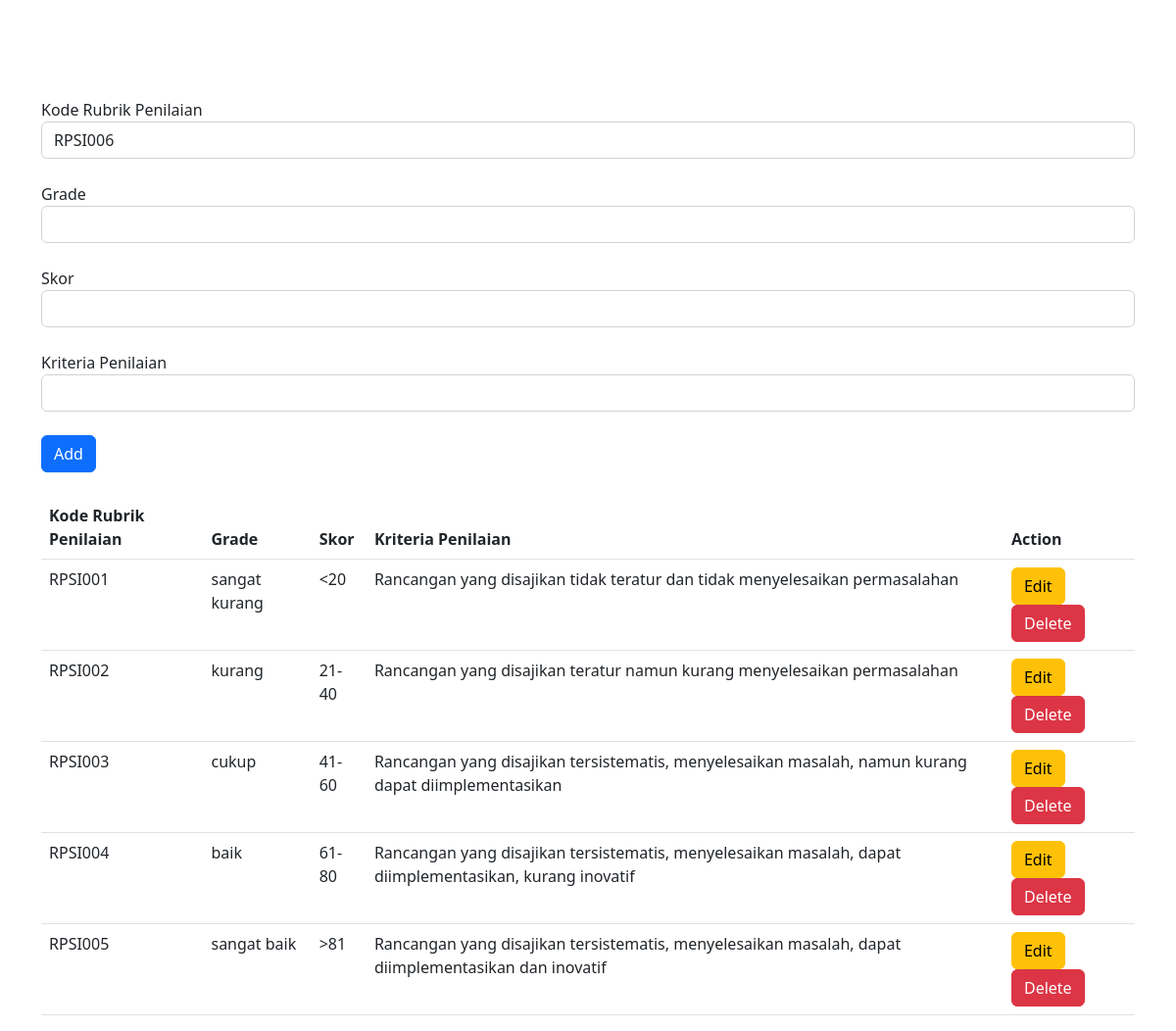
/rubrik_penilaian/rubrik_penilaian.php, run on the app's committed database.
### tables this page shows
CREATE TABLE `rubrik_penilaian` (
  `kd_rubrik` varchar(9) NOT NULL,
  `grade` varchar(13) NOT NULL,
  `skor` varchar(10) NOT NULL,
  `kriteria_penilaian` varchar(250) NOT NULL
);

### rubrik_penilaian/rubrik_penilaian.php (the view, shortened to what this page needs)
<?php
include '../koneksi.php';
$queryCount = "SELECT COUNT(*) AS count FROM rubrik_penilaian";
$sqlCount = mysqli_query($conn, $queryCount);
$count = mysqli_fetch_assoc($sqlCount)['count'];
do {
    $num_kode_rubrik = str_pad(++$count, 3, "0", STR_PAD_LEFT);
    $kode_kode_rubrik = "RPSI" . $num_kode_rubrik;
    $queryCheck = "SELECT * FROM rubrik_penilaian WHERE kd_rubrik = '$kode_kode_rubrik'";
    $sqlCheck = mysqli_query($conn, $queryCheck);
} while (mysqli_num_rows($sqlCheck) != 0);
?>
<!DOCTYPE html>
<html lang="en">
<head>
    <link href="https://cdn.jsdelivr.net/npm/bootstrap@5.2.3/dist/css/bootstrap.min.css" rel="stylesheet">
</head>
<body>
    <div class="container">
        <form action="./rubrik_penilaiansave.php" method="GET" name="form_rubrik">
            <label>Kode Rubrik Penilaian</label>
            <input type="text" name="kd_rubrik" id="kd_rubrik" value="<?= $kode_kode_rubrik; ?>" readonly class="form-control">
            <br>
            <label>Grade</label>
            <input type="text" name="grade" id="grade" class="form-control">
            <br>
            <label>Skor</label>
            <input type="text" name="skor" id="skor" class="form-control">
            <br>
            <label>Kriteria Penilaian</label>
            <input type="text" name="kriteria_penilaian" id="kriteria_penilaian" class="form-control">
            <br>
            <input type="submit" name="button" value="Add" id="button" class="btn btn-primary">
        </form>
        <br>
        <table class="table">
            <thead>
                <tr>
                    <th>Kode Rubrik Penilaian</th>
                    <th>Grade</th>
                    <th>Skor</th>
                    <th>Kriteria Penilaian</th>
                    <th>Action</th>
                </tr>
            </thead>
            <tbody>
                <?php
                $sqlRubrik = "SELECT * FROM rubrik_penilaian";
                $queryRubrik = mysqli_query($conn, $sqlRubrik) or die($sqlRubrik);
                while ($data = mysqli_fetch_array($queryRubrik)) {
                    $kode_rubrik = $data['kd_rubrik'];
                    $grade = $data['grade'];
                    $skor = $data['skor'];
                    $kriteria_penilaian = $data['kriteria_penilaian'];
                ?>
                    <tr>
                        <td><?php echo $kode_rubrik; ?></td>
                        <td><?php echo $grade; ?></td>
                        <td><?php echo $skor; ?></td>
                        <td><?php echo $kriteria_penilaian; ?></td>
                        <td>
                            <button type="button" onclick="editRubrik('<?= $kode_rubrik; ?>', '<?= $grade; ?>', '<?= $skor; ?>', '<?= $kriteria_penilaian; ?>')" class="btn btn-warning">Edit</button>
                            <button type="button" onclick="deleteRubrik('<?= $kode_rubrik; ?>')" class="btn btn-danger">Delete</button>
                        </td>
                    </tr>
                <?php
                }
                ?>
            </tbody>
        </table>
    </div>
</body>
</html>

### rubrik_penilaian/rubrik_penilaian.php (style rules this page uses)
.container { margin-top: 100px; }

### data on the page
rubrik_penilaian: kd_rubrik "RPSI001", grade "sangat kurang", skor "<20", kriteria_penilaian "Rancangan yang disajikan tidak teratur dan tidak menyelesaikan permasalahan"
rubrik_penilaian: kd_rubrik "RPSI002", grade "kurang", skor "21-40", kriteria_penilaian "Rancangan yang disajikan teratur namun kurang menyelesaikan permasalahan"
rubrik_penilaian: kd_rubrik "RPSI003", grade "cukup", skor "41-60", kriteria_penilaian "Rancangan yang disajikan tersistematis, menyelesaikan masalah, namun kurang dapat diimplementasikan"
rubrik_penilaian: kd_rubrik "RPSI004", grade "baik", skor "61-80", kriteria_penilaian "Rancangan yang disajikan tersistematis, menyelesaikan masalah, dapat diimplementasikan, kurang inovatif"
rubrik_penilaian: kd_rubrik "RPSI005", grade "sangat baik", skor ">81", kriteria_penilaian "Rancangan yang disajikan tersistematis, menyelesaikan masalah, dapat diimplementasikan dan inovatif"
